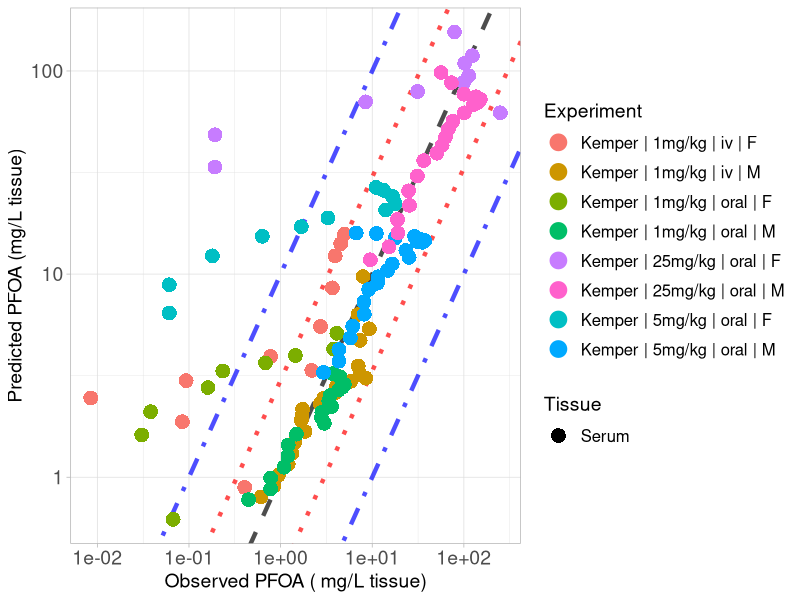

Reproduce this figure in R.
library(ggplot2)

#setwd("C:/Users/ptsir/Documents/GitHub/PFAS_PBK_models/PFOA inhalation Rat/Validation/Validation_results")
setwd("C:/Users/dpjio/Documents/GitHub/PFAS_PBK_models/PFOA inhalation Rat/Validation/Results of Scenarios Validation/Scenario_1")

# Load Results 

# 
Kemper_serum_results <- read.csv("Kemper_2003_serum_results.csv", header = T)
Kemper_iv_F_1 <- Kemper_serum_results[Kemper_serum_results$Dose == 1 & Kemper_serum_results$Type == "iv" &
                               Kemper_serum_results$sex == "F", ]
Kemper_iv_F_1$Experiment <- "Kemper | 1mg/kg | iv | F"

Kemper_oral_F_1 <- Kemper_serum_results[Kemper_serum_results$Dose == 1 & Kemper_serum_results$Type == "oral" &
                                 Kemper_serum_results$sex == "F", ]
Kemper_oral_F_1$Experiment <- "Kemper | 1mg/kg | oral | F"

Kemper_oral_F_5 <- Kemper_serum_results[Kemper_serum_results$Dose == 5 & Kemper_serum_results$Type == "oral" &
                                 Kemper_serum_results$sex == "F", ]
Kemper_oral_F_5$Experiment <- "Kemper | 5mg/kg | oral | F"
Kemper_oral_F_25 <- Kemper_serum_results[Kemper_serum_results$Dose == 25 & Kemper_serum_results$Type == "oral" &
                                  Kemper_serum_results$sex == "F", ]
Kemper_oral_F_25$Experiment <- "Kemper | 25mg/kg | oral | F"

Kemper_iv_M_1 <- Kemper_serum_results[Kemper_serum_results$Dose == 1 & Kemper_serum_results$Type == "iv" &
                               Kemper_serum_results$sex == "M", ]
Kemper_iv_M_1$Experiment <- "Kemper | 1mg/kg | iv | M"

Kemper_oral_M_1 <- Kemper_serum_results[Kemper_serum_results$Dose == 1 & Kemper_serum_results$Type == "oral" &
                                 Kemper_serum_results$sex == "M", ]
Kemper_oral_M_1$Experiment <- "Kemper | 1mg/kg | oral | M"

Kemper_oral_M_5 <- Kemper_serum_results[Kemper_serum_results$Dose == 5 & Kemper_serum_results$Type == "oral" &
                                 Kemper_serum_results$sex == "M", ]
Kemper_oral_M_5$Experiment <- "Kemper | 5mg/kg | oral | M"
Kemper_oral_M_25 <- Kemper_serum_results[Kemper_serum_results$Dose == 25 & Kemper_serum_results$Type == "oral" &
                                  Kemper_serum_results$sex == "M", ]
Kemper_oral_M_25$Experiment <- "Kemper | 25mg/kg | oral | M"
# 
# Kudo_high <- Kudo_results[Kudo_results$Dose == 16.560, ] 
# Kudo_high$Experiment <-  "Kudo | 16mg/kg | iv"
# 
# Kim_results <- read.csv("Kim_results.csv", header = T)
# Kim_iv <- Kim_results[Kim_results$Type == "iv",]
# Kim_iv$Experiment <-  "Kim | 1mg/kg | iv"
# 
# Kim_oral <- Kim_results[Kim_results$Type == "oral",]
# Kim_oral$Experiment <-  "Kim | 1mg/kg | oral"


Experiment <- scales::hue_pal()(8)

names(Experiment) <- unique(c( Kemper_iv_F_1$Experiment, Kemper_iv_M_1$Experiment,
                              Kemper_oral_F_1$Experiment,Kemper_oral_M_1$Experiment, Kemper_oral_F_5$Experiment, 
                               
                               Kemper_oral_M_5$Experiment,  Kemper_oral_F_25$Experiment, Kemper_oral_M_25$Experiment))



scatter_plot <- ggplot()+
  geom_abline(intercept = log10(1), slope = 1, linetype = "dashed", color = "black", linewidth = 1.5, alpha = 0.7) +  # Identity line in log10 scale
  geom_abline(intercept = log10(3), slope = 1, linetype = "dotted", color = "red", linewidth = 1.5, alpha = 0.7) +  # +3-fold error line
  geom_abline(intercept = log10(1/3), slope = 1, linetype = "dotted", color = "red", linewidth = 1.5, alpha = 0.7) +  # -3-fold error line
  geom_abline(intercept = log10(10), slope = 1, linetype = "dotdash", color = "blue", linewidth = 1.5, alpha = 0.7) +  # +10-fold error line
  geom_abline(intercept = log10(1/10), slope = 1, linetype = "dotdash", color = "blue", linewidth = 1.5, alpha = 0.7) +  # -10-fold error line
  geom_point(data = Kemper_iv_F_1, aes(x=Observed, y=Predicted, color = Experiment, shape = Tissue), size=4, stroke = 1.5)+
  geom_point(data = Kemper_oral_F_1, aes(x=Observed, y=Predicted, color = Experiment, shape = Tissue), size=4, stroke = 1.5)+
  geom_point(data = Kemper_oral_F_5, aes(x=Observed, y=Predicted, color = Experiment, shape = Tissue), size=4, stroke = 1.5)+
  geom_point(data = Kemper_oral_F_25, aes(x=Observed, y=Predicted, color = Experiment, shape = Tissue), size=4, stroke = 1.5)+
  geom_point(data = Kemper_iv_M_1, aes(x=Observed, y=Predicted, color = Experiment, shape = Tissue), size=4, stroke = 1.5)+
  geom_point(data = Kemper_oral_M_1, aes(x=Observed, y=Predicted, color = Experiment, shape = Tissue), size=4, stroke = 1.5)+
  geom_point(data = Kemper_oral_M_5, aes(x=Observed, y=Predicted, color = Experiment, shape = Tissue), size=4, stroke = 1.5)+
  geom_point(data = Kemper_oral_M_25, aes(x=Observed, y=Predicted, color = Experiment, shape = Tissue), size=4, stroke = 1.5)+
  scale_y_log10()+
  scale_x_log10()+
  scale_color_manual(values = Experiment)+
  theme(legend.spacing.y = unit(1, 'cm')) +
  guides(fill = guide_legend(byrow = TRUE))+
  theme_light()+
  labs(y = "Predicted PFOA (mg/L tissue)",
       x = "Observed PFOA ( mg/L tissue)")+
  theme(plot.title = element_text(hjust = 0.5),
        legend.key.size = unit(0.75, 'cm'),  
        legend.title = element_text(size=14),
        legend.text = element_text(size=12,  hjust = 0),
        axis.text = element_text(size = 14),
        axis.title = element_text(size = 14),
        )

#print(scatter_plot)

ggsave("validation_plot_PFOA_serum.png", scatter_plot, width = 11, height = 7, units = "in", dpi = 300)
